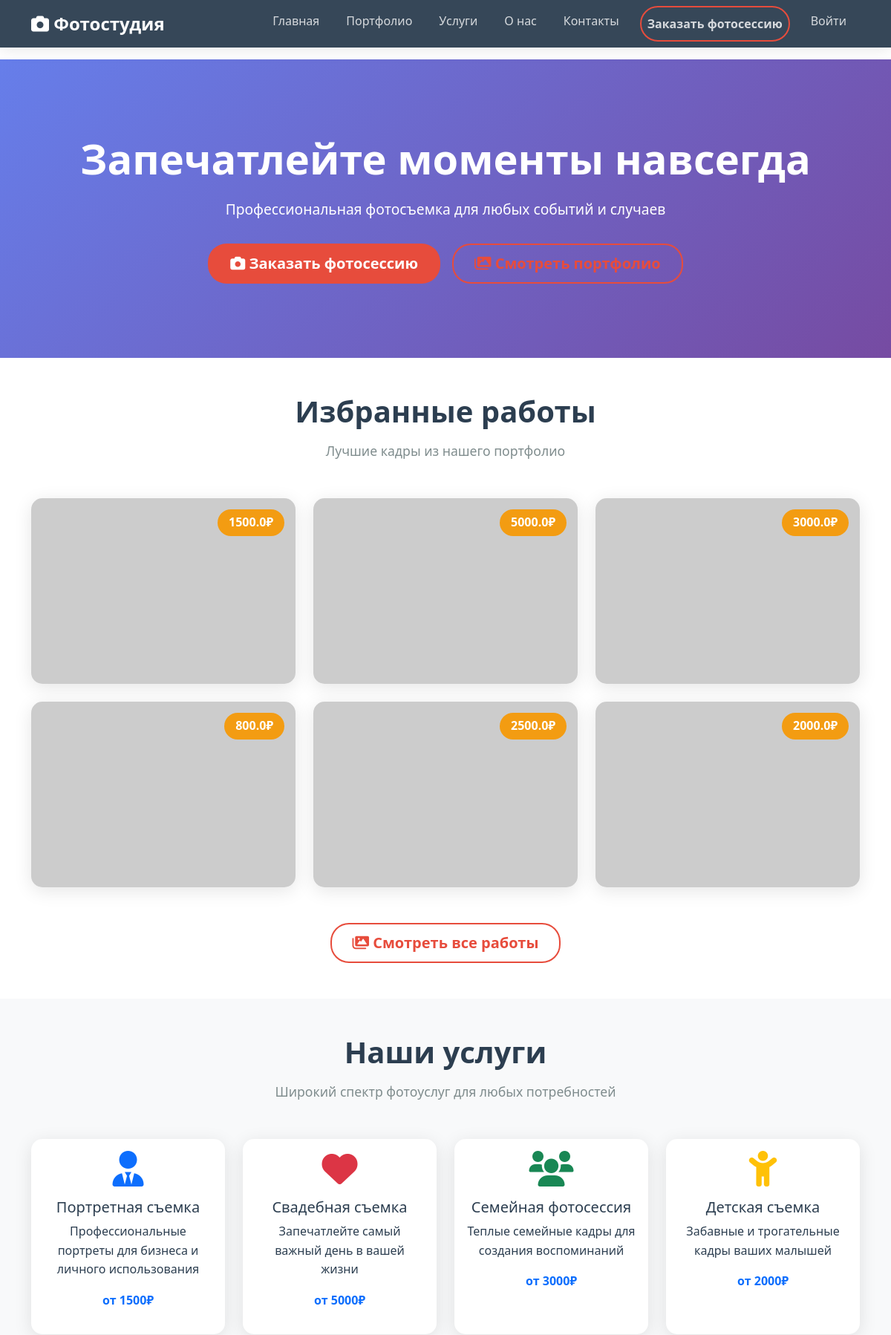
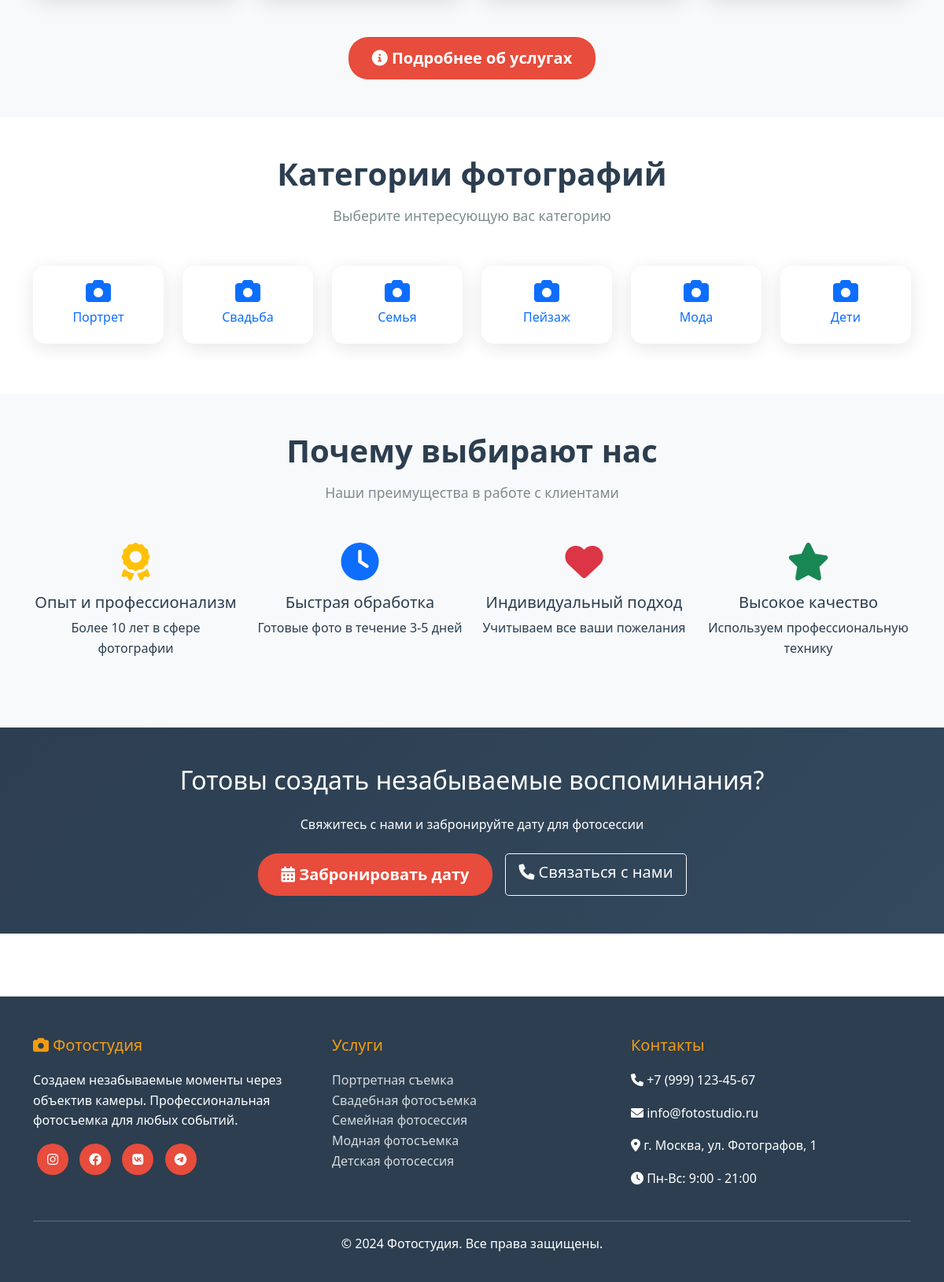
The page / on the database its author committed (2 pictures, top to bottom).
### app.py (models this page shows, shortened)
class Photo(db.Model):
    id = db.Column(db.Integer, primary_key=True)
    title = db.Column(db.String(100), nullable=False)
    description = db.Column(db.Text)
    filename = db.Column(db.String(200), nullable=False)
    category = db.Column(db.String(50), nullable=False)
    price = db.Column(db.Float)
    featured = db.Column(db.Boolean, default=False)
    created_at = db.Column(db.DateTime, default=datetime.utcnow)

### app.py (the view)
@app.route('/')
def index():
    featured_photos = Photo.query.filter_by(featured=True).limit(6).all()
    categories = db.session.query(Photo.category).distinct().all()
    categories = [cat[0] for cat in categories]
    return render_template('index.html', featured_photos=featured_photos, categories=categories)

### templates/index.html (shortened to what this page needs)
{% extends "base.html" %}
{% block content %}
<section class="hero-section">
    <div class="container">
        <h1>Запечатлейте моменты навсегда</h1>
        <p>Профессиональная фотосъемка для любых событий и случаев</p>
        <div class="d-flex gap-3 justify-content-center flex-wrap">
            <a href="{{ url_for('order') }}" class="btn btn-primary btn-lg">
                <i class="fas fa-camera"></i> Заказать фотосессию
            </a>
            <a href="{{ url_for('portfolio') }}" class="btn btn-outline-primary btn-lg">
                <i class="fas fa-images"></i> Смотреть портфолио
            </a>
        </div>
    </div>
</section>
<section class="py-5">
    <div class="container">
        <div class="section-title">
            <h2>Избранные работы</h2>
            <p>Лучшие кадры из нашего портфолио</p>
        </div>
        <div class="row">
            {% for photo in featured_photos %}
            <div class="col-lg-4 col-md-6 mb-4">
                <div class="card photo-card">
                    <div class="price-tag">{{ photo.price }}₽</div>
                    <img src="https://via.placeholder.com/400x300/{{ ['e74c3c', '3498db', '2ecc71', 'f39c12', '9b59b6', '1abc9c'] | random }}/ffffff?text={{ photo.title | urlencode }}" alt="{{ photo.title }}">
                </div>
            </div>
            {% endfor %}
        </div>
        <div class="text-center mt-4">
            <a href="{{ url_for('portfolio') }}" class="btn btn-outline-primary btn-lg">
                <i class="fas fa-images"></i> Смотреть все работы
            </a>
        </div>
    </div>
</section>
<section class="py-5 bg-light">
    <div class="container">
        <div class="section-title">
            <h2>Наши услуги</h2>
            <p>Широкий спектр фотоуслуг для любых потребностей</p>
        </div>
        <div class="row">
            <div class="col-lg-3 col-md-6 mb-4">
                <div class="card text-center h-100">
                    <div class="card-body">
                        <i class="fas fa-user-tie fa-3x text-primary mb-3"></i>
                        <h5 class="card-title">Портретная съемка</h5>
                        <p class="card-text">Профессиональные портреты для бизнеса и личного использования</p>
                        <p class="text-primary fw-bold">от 1500₽</p>
                    </div>
                </div>
            </div>
            <div class="col-lg-3 col-md-6 mb-4">
                <div class="card text-center h-100">
                    <div class="card-body">
                        <i class="fas fa-heart fa-3x text-danger mb-3"></i>
                        <h5 class="card-title">Свадебная съемка</h5>
                        <p class="card-text">Запечатлейте самый важный день в вашей жизни</p>
                        <p class="text-primary fw-bold">от 5000₽</p>
                    </div>
                </div>
            </div>
            <div class="col-lg-3 col-md-6 mb-4">
                <div class="card text-center h-100">
                    <div class="card-body">
                        <i class="fas fa-users fa-3x text-success mb-3"></i>
                        <h5 class="card-title">Семейная фотосессия</h5>
                        <p class="card-text">Теплые семейные кадры для создания воспоминаний</p>
                        <p class="text-primary fw-bold">от 3000₽</p>
                    </div>
                </div>
            </div>
            <div class="col-lg-3 col-md-6 mb-4">
                <div class="card text-center h-100">
                    <div class="card-body">
                        <i class="fas fa-child fa-3x text-warning mb-3"></i>
                        <h5 class="card-title">Детская съемка</h5>
                        <p class="card-text">Забавные и трогательные кадры ваших малышей</p>
                        <p class="text-primary fw-bold">от 2000₽</p>
                    </div>
                </div>
            </div>
        </div>
        <div class="text-center mt-4">
            <a href="{{ url_for('services') }}" class="btn btn-primary btn-lg">
                <i class="fas fa-info-circle"></i> Подробнее об услугах
            </a>
        </div>
    </div>
</section>
<section class="py-5">
    <div class="container">
        <div class="section-title">
            <h2>Категории фотографий</h2>
            <p>Выберите интересующую вас категорию</p>
        </div>
        <div class="row justify-content-center">
            {% for category in categories %}
            <div class="col-lg-2 col-md-4 col-6 mb-3">
                <a href="{{ url_for('portfolio', category=category) }}" class="text-decoration-none">
                    <div class="card text-center h-100">
                        <div class="card-body">
                            <i class="fas fa-camera fa-2x text-primary mb-2"></i>
                            <h6 class="card-title">{{ category }}</h6>
                        </div>
                    </div>
                </a>
            </div>
            {% endfor %}
        </div>
    </div>
</section>
<section class="py-5 bg-light">
    <div class="container">
        <div class="section-title">
            <h2>Почему выбирают нас</h2>
            <p>Наши преимущества в работе с клиентами</p>
        </div>
        <div class="row">
            <div class="col-lg-3 col-md-6 mb-4">
                <div class="text-center">
                    <i class="fas fa-award fa-3x text-warning mb-3"></i>
                    <h5>Опыт и профессионализм</h5>
                    <p>Более 10 лет в сфере фотографии</p>
                </div>
            </div>
            <div class="col-lg-3 col-md-6 mb-4">
                <div class="text-center">
                    <i class="fas fa-clock fa-3x text-primary mb-3"></i>
                    <h5>Быстрая обработка</h5>
                    <p>Готовые фото в течение 3-5 дней</p>
                </div>
            </div>
            <div class="col-lg-3 col-md-6 mb-4">
                <div class="text-center">
                    <i class="fas fa-heart fa-3x text-danger mb-3"></i>
                    <h5>Индивидуальный подход</h5>
                    <p>Учитываем все ваши пожелания</p>
                </div>
            </div>
            <div class="col-lg-3 col-md-6 mb-4">
                <div class="text-center">
                    <i class="fas fa-star fa-3x text-success mb-3"></i>
                    <h5>Высокое качество</h5>
                    <p>Используем профессиональную технику</p>
                </div>
            </div>
        </div>
    </div>
</section>
<section class="py-5" style="background: linear-gradient(135deg, #2c3e50 0%, #34495e 100%); color: white;">
    <div class="container text-center">
        <h2 class="mb-4">Готовы создать незабываемые воспоминания?</h2>
        <p class="mb-4">Свяжитесь с нами и забронируйте дату для фотосессии</p>
        <div class="d-flex gap-3 justify-content-center flex-wrap">
            <a href="{{ url_for('order') }}" class="btn btn-primary btn-lg">
                <i class="fas fa-calendar-alt"></i> Забронировать дату
            </a>
            <a href="{{ url_for('contact') }}" class="btn btn-outline-light btn-lg">
                <i class="fas fa-phone"></i> Связаться с нами
            </a>
        </div>
    </div>
</section>
{% endblock %}

### templates/base.html (style rules this page uses)
:root { --primary-color: #2c3e50; --secondary-color: #e74c3c; --accent-color: #f39c12; --text-color: #2c3e50; --light-bg: #ecf0f1; }
body { font-family: 'Segoe UI', Tahoma, Geneva, Verdana, sans-serif; color: var(--text-color); line-height: 1.6; }
.hero-section { background: linear-gradient(135deg, #667eea 0%, #764ba2 100%); color: white; padding: 100px 0; text-align: center; }
.hero-section h1 { font-size: 3.5rem; font-weight: bold; margin-bottom: 20px; }
.hero-section p { font-size: 1.2rem; margin-bottom: 30px; }
.btn-primary { background: var(--secondary-color); border: none; border-radius: 25px; padding: 12px 30px; font-weight: 600; transition: all 0.3s ease; }
.btn-outline-primary { border: 2px solid var(--secondary-color); color: var(--secondary-color); border-radius: 25px; padding: 10px 28px; font-weight: 600; transition: all 0.3s ease; }
.card { border: none; border-radius: 15px; box-shadow: 0 5px 25px rgba(0,0,0,0.1); transition: transform 0.3s ease, box-shadow 0.3s ease; overflow: hidden; }
.photo-card { position: relative; overflow: hidden; }
.photo-card img { width: 100%; height: 250px; object-fit: cover; transition: transform 0.3s ease; }
.section-title { text-align: center; margin-bottom: 50px; }
.section-title h2 { font-size: 2.5rem; font-weight: bold; color: var(--primary-color); margin-bottom: 15px; }
.section-title p { font-size: 1.1rem; color: #7f8c8d; }
.price-tag { background: var(--accent-color); color: white; padding: 5px 15px; border-radius: 20px; font-weight: bold; position: absolute; top: 15px; right: 15px; }

### rows shown on the page
Photo: price "1500.0"
Photo: price "5000.0"
Photo: price "3000.0"
Photo: price "800.0"
Photo: price "2500.0"
Photo: price "2000.0"

### other values the page prints
{{ category }} "Портрет" "Свадьба" "Семья" "Пейзаж" "Мода" "Дети"
